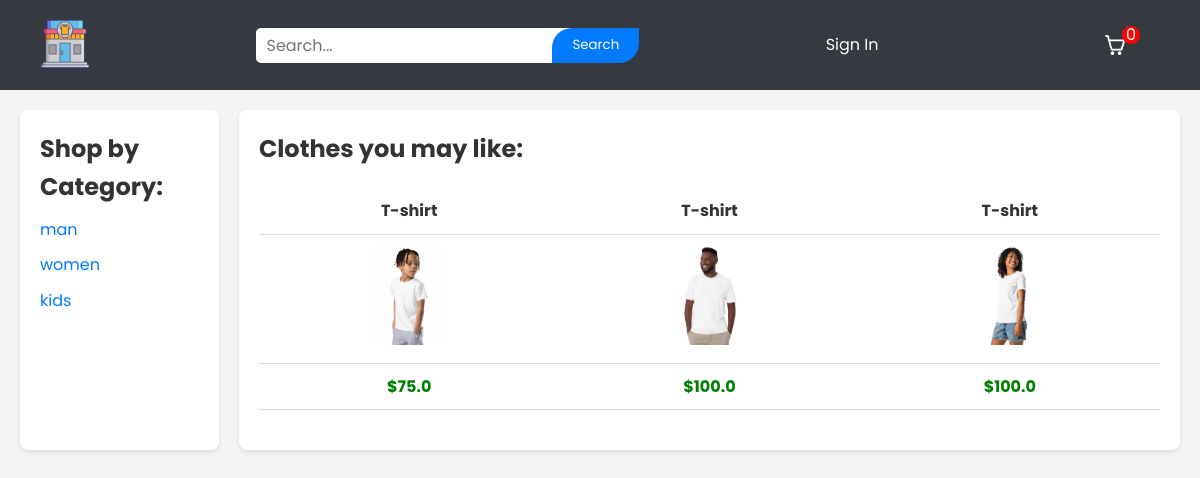
Before: / with the older database file.
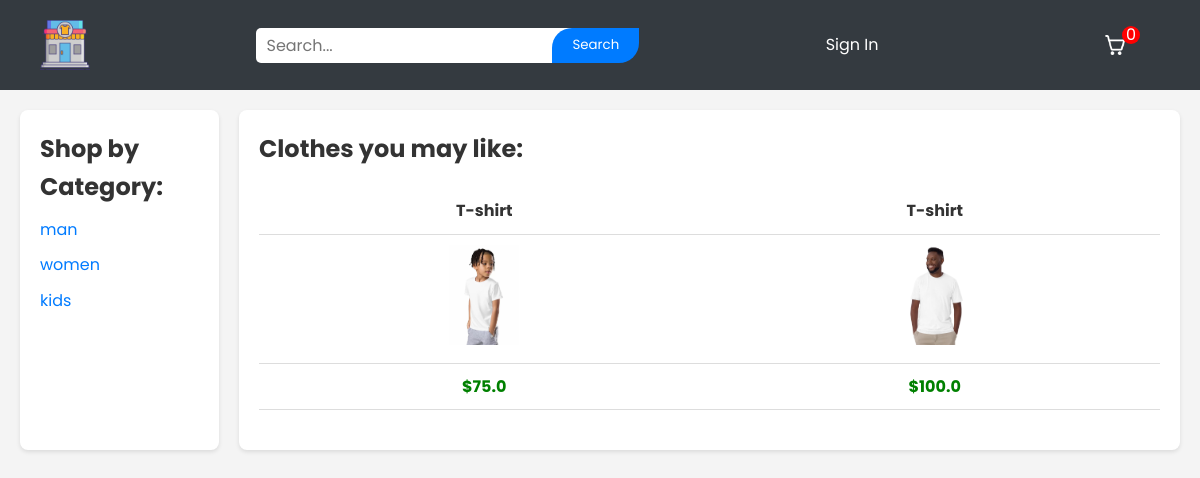
After: the same page with the newer database file.
### tables this page shows
CREATE TABLE categories
		(categoryId INTEGER PRIMARY KEY,
		name TEXT
		);

CREATE TABLE products
		(productId INTEGER PRIMARY KEY,
		name TEXT,
		price REAL,
		description TEXT,
		image TEXT,
		stock INTEGER,
		categoryId INTEGER,
		FOREIGN KEY(categoryId) REFERENCES categories(categoryId)
		);

### main.py (the view)
    @app.route("/")
    def root():
        loggedIn, firstName, noOfItems= getLoginDetails()
        with sqlite3.connect('database.db') as conn:
            cur= conn.cursor()
            cur.execute('SELECT productId, name, price, description, image, stock FROM products')
            itemData= cur.fetchall()
            cur.execute('SELECT categoryId, name FROM categories')
            categoryData= cur.fetchall()
        itemData= parse(itemData)
        return render_template('home.html', custom_css="home", pagetitle="Home", itemData=itemData, loggedIn=loggedIn, firstName=firstName, noOfItems=noOfItems, categoryData=categoryData)

### templates/home.html
{% extends 'base.html' %}
{% block content %}
<div class="display">
    <div class="displayCategory">
        <h2>Shop by Category: </h2>
        <ul>
            {% for row in categoryData %}
            <li><a href="/displayCategory?categoryId={{ row[0] }}">{{ row[1] }}</a></li>
            {% endfor %}
        </ul>
    </div>
    <div class="displayItems">
        <h2>Clothes you may like:</h2>
        {% for data in itemData %}
        <table>
            <tr id="productName">
                {% for row in data %}
                <td>{{ row[1] }}</td>
                {% endfor %}
            </tr>
            <tr id="productImage">
                {% for row in data %}
                <td>
                    <a href="/productDescription?productId={{ row[0] }}">
                        <img src="{{ url_for('static', filename='uploads/' + row[4]) }}" id="itemImage" />
                    </a>
                </td>
                {% endfor %}
            </tr>
            <tr id="productPrice">
                {% for row in data %}
                <td>${{ row[2] }}</td>
                {% endfor %}
            </tr>
        </table>
        {% endfor %}
    </div>
</div>
{% endblock %}

Changed rows visible on the page:
removed products: name "T-shirt", image (picture), price "100.0"
